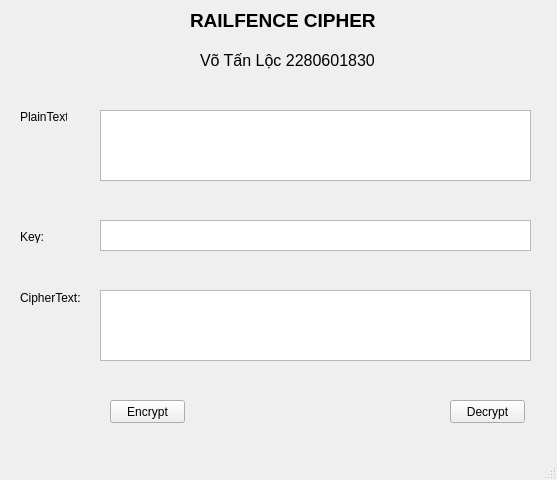
<?xml version="1.0" encoding="UTF-8"?>
<ui version="4.0">
 <class>MainWindow</class>
 <widget class="QMainWindow" name="MainWindow">
  <property name="geometry">
   <rect>
    <x>0</x>
    <y>0</y>
    <width>557</width>
    <height>480</height>
   </rect>
  </property>
  <property name="windowTitle">
   <string>MainWindow</string>
  </property>
  <widget class="QWidget" name="centralwidget">
   <widget class="QLabel" name="label_2">
    <property name="geometry">
     <rect>
      <x>200</x>
      <y>50</y>
      <width>181</width>
      <height>20</height>
     </rect>
    </property>
    <property name="font">
     <font>
      <pointsize>12</pointsize>
     </font>
    </property>
    <property name="text">
     <string>Võ Tấn Lộc 2280601830</string>
    </property>
   </widget>
   <widget class="QTextEdit" name="txt_plain_text">
    <property name="geometry">
     <rect>
      <x>100</x>
      <y>110</y>
      <width>431</width>
      <height>71</height>
     </rect>
    </property>
   </widget>
   <widget class="QLabel" name="label_5">
    <property name="geometry">
     <rect>
      <x>20</x>
      <y>290</y>
      <width>61</width>
      <height>16</height>
     </rect>
    </property>
    <property name="text">
     <string>CipherText:</string>
    </property>
   </widget>
   <widget class="QLabel" name="label_4">
    <property name="geometry">
     <rect>
      <x>20</x>
      <y>230</y>
      <width>47</width>
      <height>13</height>
     </rect>
    </property>
    <property name="text">
     <string>Key:</string>
    </property>
   </widget>
   <widget class="QPushButton" name="btn_encrypt">
    <property name="geometry">
     <rect>
      <x>110</x>
      <y>400</y>
      <width>75</width>
      <height>23</height>
     </rect>
    </property>
    <property name="text">
     <string>Encrypt</string>
    </property>
   </widget>
   <widget class="QLabel" name="label">
    <property name="geometry">
     <rect>
      <x>190</x>
      <y>10</y>
      <width>201</width>
      <height>20</height>
     </rect>
    </property>
    <property name="font">
     <font>
      <pointsize>14</pointsize>
      <weight>75</weight>
      <bold>true</bold>
     </font>
    </property>
    <property name="text">
     <string>RAILFENCE CIPHER</string>
    </property>
   </widget>
   <widget class="QLabel" name="label_3">
    <property name="geometry">
     <rect>
      <x>20</x>
      <y>110</y>
      <width>47</width>
      <height>13</height>
     </rect>
    </property>
    <property name="text">
     <string>PlainText:</string>
    </property>
   </widget>
   <widget class="QPushButton" name="btn_decrypt">
    <property name="geometry">
     <rect>
      <x>450</x>
      <y>400</y>
      <width>75</width>
      <height>23</height>
     </rect>
    </property>
    <property name="text">
     <string>Decrypt</string>
    </property>
   </widget>
   <widget class="QTextEdit" name="txt_cipher_text">
    <property name="geometry">
     <rect>
      <x>100</x>
      <y>290</y>
      <width>431</width>
      <height>71</height>
     </rect>
    </property>
   </widget>
   <widget class="QTextEdit" name="txt_key">
    <property name="geometry">
     <rect>
      <x>100</x>
      <y>220</y>
      <width>431</width>
      <height>31</height>
     </rect>
    </property>
   </widget>
  </widget>
  <widget class="QMenuBar" name="menubar">
   <property name="geometry">
    <rect>
     <x>0</x>
     <y>0</y>
     <width>557</width>
     <height>21</height>
    </rect>
   </property>
  </widget>
  <widget class="QStatusBar" name="statusbar"/>
 </widget>
 <resources/>
 <connections/>
</ui>
